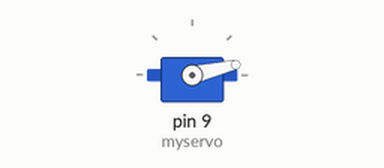
Bench run of a sketch on a simulated Arduino Uno, built with avr-gcc and run on an emulated ATmega328P. Shown: servo.

Above: at 0.05 s.
At 1.2 s:
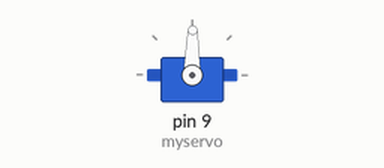
At 2.4 s:
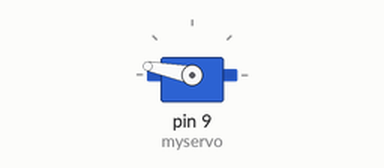
At 4.75 s:
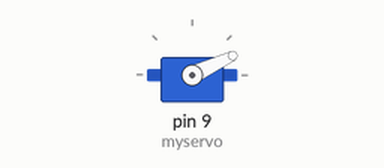
Timing chart, 0 to 6.7 s (numbered marks = the images above):
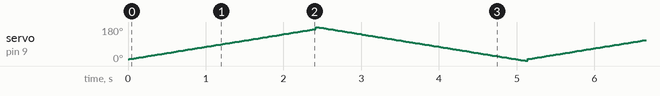

The sketch:

servo-test.ino
```cpp
// Sweep
// by BARRAGAN <http://barraganstudio.com>

#include <Servo.h>

Servo myservo;  // create servo object to control a servo
                // a maximum of eight servo objects can be created

int pos = 0;    // variable to store the servo position

void setup()
{
  myservo.attach(9);  // attaches the servo on pin
}

void loop()
{
  for(pos = 10; pos < 170; pos += 1)  // goes from 10 degrees to 170 degrees
  {                                  // in steps of 1 degree
    myservo.write(pos);              // tell servo to go to position in variable 'pos'
    delay(15);                       // waits 15ms for the servo to reach the position
  }
  for(pos = 180; pos>=1; pos-=1)     // goes from 180 degrees to 0 degrees
  {
    myservo.write(pos);              // tell servo to go to position in variable 'pos'
    delay(15);                       // waits 15ms for the servo to reach the position
  }
}
```
